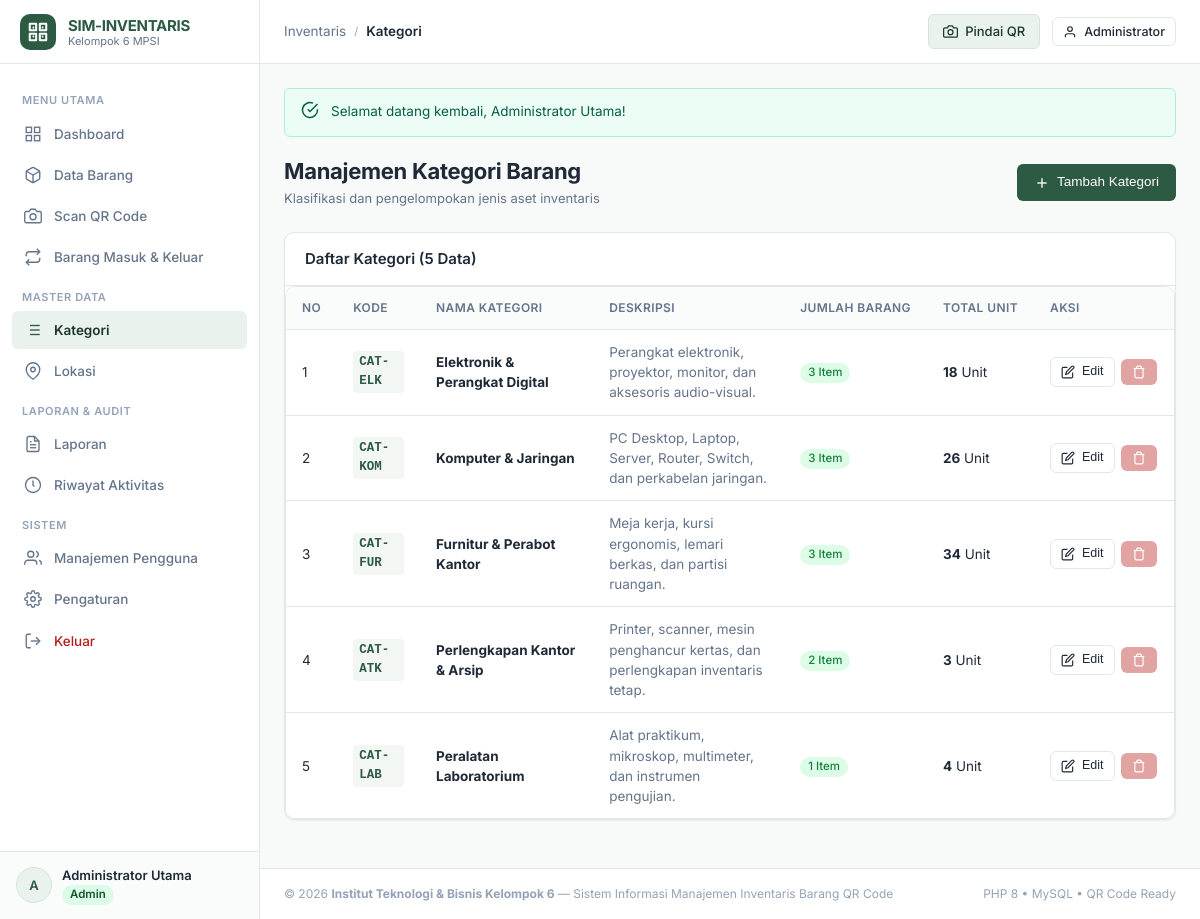
Screenshot of /categories/index.php (signed in) with the database file from the repository.
### tables this page shows
CREATE TABLE `categories` (
  `id` INT AUTO_INCREMENT PRIMARY KEY,
  `code` VARCHAR(20) NOT NULL UNIQUE,
  `name` VARCHAR(100) NOT NULL,
  `description` TEXT NULL,
  `created_at` TIMESTAMP DEFAULT CURRENT_TIMESTAMP,
  `updated_at` TIMESTAMP DEFAULT CURRENT_TIMESTAMP ON UPDATE CURRENT_TIMESTAMP
);

### config/session.php (called while the page is built, shortened)
<?php
function isLoggedIn(): bool {
    return !empty($_SESSION['user_id']) && !empty($_SESSION['user']);
}
function currentRole(): string {
    return $_SESSION['user']['role_name'] ?? 'guest';
}
function hasRole($roles): bool {
    $roles = is_array($roles) ? $roles : [$roles];
    return in_array(currentRole(), $roles, true);
}
function canEdit(): bool {
    return hasRole(['admin', 'petugas']);
}

### categories/index.php (the view, shortened to what this page needs)
<?php
require_once __DIR__ . '/../config/session.php';
require_once __DIR__ . '/../config/helpers.php';
$pdo = getDbConnection();
$stmt = $pdo->query("
    SELECT c.*, COUNT(i.id) as total_items, COALESCE(SUM(i.quantity), 0) as total_units
    FROM categories c
    LEFT JOIN items i ON c.id = i.category_id
    GROUP BY c.id
    ORDER BY c.id ASC
");
$categories = $stmt->fetchAll();
require_once __DIR__ . '/../includes/header.php';
require_once __DIR__ . '/../includes/sidebar.php';
require_once __DIR__ . '/../includes/navbar.php';
?>
<div class="page-header">
    <div class="page-title">
        <h1>Manajemen Kategori Barang</h1>
        <p>Klasifikasi dan pengelompokan jenis aset inventaris</p>
    </div>
    <div class="page-actions">
        <?php if (canEdit()): ?>
            <button type="button" class="btn btn-primary" onclick="openCreateModal()">
                <svg width="16" height="16" viewBox="0 0 24 24" fill="none" stroke="currentColor" stroke-width="2"><line x1="12" y1="5" x2="12" y2="19"></line><line x1="5" y1="12" x2="19" y2="12"></line></svg>
                <span>Tambah Kategori</span>
            </button>
        <?php endif; ?>
    </div>
</div>
<div class="card">
    <div class="card-header">
        <h2 class="card-title">Daftar Kategori (<?= count($categories) ?> Data)</h2>
    </div>
    <div class="table-responsive">
        <table class="table">
            <thead>
                <tr>
                    <th style="width: 50px;">No</th>
                    <th>Kode</th>
                    <th>Nama Kategori</th>
                    <th>Deskripsi</th>
                    <th>Jumlah Barang</th>
                    <th>Total Unit</th>
                    <?php if (canEdit()): ?>
                        <th style="width: 140px;">Aksi</th>
                    <?php endif; ?>
                </tr>
            </thead>
            <tbody>
                <?php if (empty($categories)): ?>
                    <tr><td colspan="<?= canEdit() ? 7 : 6 ?>" style="text-align: center; color: var(--color-text-subtle); padding: 24px;">Belum ada data kategori.</td></tr>
                <?php else: ?>
                    <?php foreach ($categories as $index => $cat): ?>
                        <tr>
                            <td><?= $index + 1 ?></td>
                            <td><span class="table-code"><?= e($cat['code']) ?></span></td>
                            <td><strong><?= e($cat['name']) ?></strong></td>
                            <td style="color: var(--color-text-muted); max-width: 300px;"><?= e($cat['description'] ?: '-') ?></td>
                            <td><span class="badge badge-emerald"><?= formatNumber($cat['total_items']) ?> Item</span></td>
                            <td><strong><?= formatNumber($cat['total_units']) ?></strong> Unit</td>
                            <?php if (canEdit()): ?>
                                <td>
                                    <div class="table-actions">
                                        <button type="button" class="btn btn-secondary btn-sm" onclick='openEditModal(<?= json_encode($cat, JSON_HEX_APOS | JSON_HEX_QUOT) ?>)' title="Edit">
                                            <svg width="13" height="13" viewBox="0 0 24 24" fill="none" stroke="currentColor" stroke-width="2"><path d="M11 4H4a2 2 0 0 0-2 2v14a2 2 0 0 0 2 2h14a2 2 0 0 0 2-2v-7"></path><path d="M18.5 2.5a2.121 2.121 0 0 1 3 3L12 15l-4 1 1-4 9.5-9.5z"></path></svg>
                                            <span>Edit</span>
                                        </button>
                                        <form method="POST" action="" style="display:inline;" onsubmit="return confirmDelete(event, 'Yakin ingin menghapus kategori <?= e($cat['name']) ?>?');">
                                            <button type="submit" class="btn btn-danger btn-sm" title="Hapus" <?= ($cat['total_items'] > 0) ? 'disabled style="opacity:0.4; cursor:not-allowed;"' : '' ?>>
                                                <svg width="13" height="13" viewBox="0 0 24 24" fill="none" stroke="currentColor" stroke-width="2"><polyline points="3 6 5 6 21 6"></polyline><path d="M19 6v14a2 2 0 0 1-2 2H7a2 2 0 0 1-2-2V6m3 0V4a2 2 0 0 1 2-2h4a2 2 0 0 1 2 2v2"></path></svg>
                                            </button>
                                        </form>
                                    </div>
                                </td>
                            <?php endif; ?>
                        </tr>
                    <?php endforeach; ?>
                <?php endif; ?>
            </tbody>
        </table>
    </div>
</div>
<?php require_once __DIR__ . '/../includes/footer.php'; ?>

### rows the page displays
categories: code "CAT-ELK", name "Elektronik & Perangkat Digital", description "Perangkat elektronik, proyektor, monitor, dan aksesoris audio-visual.", total_items "3", total_units "18"
categories: code "CAT-KOM", name "Komputer & Jaringan", description "PC Desktop, Laptop, Server, Router, Switch, dan perkabelan jaringan.", total_items "3", total_units "26"
categories: code "CAT-FUR", name "Furnitur & Perabot Kantor", description "Meja kerja, kursi ergonomis, lemari berkas, dan partisi ruangan.", total_items "3", total_units "34"
categories: code "CAT-ATK", name "Perlengkapan Kantor & Arsip", description "Printer, scanner, mesin penghancur kertas, dan perlengkapan inventaris tetap.", total_items "2", total_units "3"
categories: code "CAT-LAB", name "Peralatan Laboratorium", description "Alat praktikum, mikroskop, multimeter, dan instrumen pengujian.", total_items "1", total_units "4"

### other values shown
getSetting('app_name', 'SIM-INVENTARIS') "SIM-INVENTARIS"
substr($user['full_name'] ?? 'U', 0, 1) "A"
$user['full_name'] "Administrator Utama"
$breadcrumbTitle "Kategori"
explode(' ', $user['full_name'] ?? 'Profil')[0] "Administrator"
$flash['message'] "Selamat datang kembali, Administrator Utama!"
count($categories) "5"
getSetting('institution_name', 'Kelompok 6 MPSI') "Institut Teknologi & Bisnis Kelompok 6"
getSetting('app_title', 'Sistem Informasi Manajemen Inventaris') "Sistem Informasi Manajemen Inventaris Barang QR Code"
